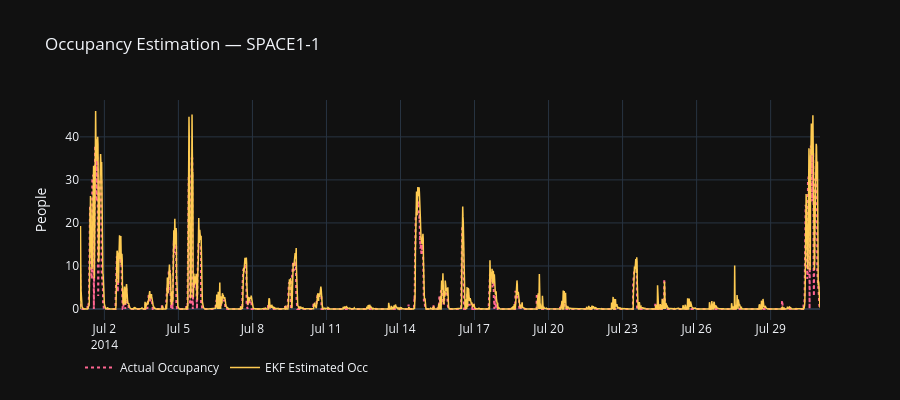

The cell this chart's notebook holds for it:
### Markdown cell above
## 4 · EKF Occupancy Estimation vs Ground Truth

### Code cell
fig = go.Figure()
t = df['Datetime']

fig.add_trace(go.Scatter(x=t, y=df[f'{ZONE}_Occupants'],
    name='Actual Occupancy', line=dict(color='#FF6692', width=2, dash='dot')))
fig.add_trace(go.Scatter(x=t, y=df[f'{ZONE}_Occ_est'],
    name='EKF Estimated Occ', line=dict(color='#FECB52', width=1.5)))

fig.update_layout(template='plotly_dark', height=400,
    title=f'Occupancy Estimation — {ZONE}',
    yaxis_title='People',
    legend=dict(orientation='h', y=-0.15))
fig.show()

### Figure 1 — Plotly figure (JSON) as saved in the notebook; plotly's stock layout.template omitted (floating-point values rounded to 4 significant figures; data arrays with more than 128 entries replaced by an {"elided": "..."} marker saying what was removed)
{"data": [{"line": {"color": "#FF6692", "dash": "dot", "width": 2}, "name": "Actual Occupancy", "type": "scatter", "x": {"elided": "2880 str values"}, "y": {"elided": "2880 int values"}}, {"line": {"color": "#FECB52", "width": 1.5}, "name": "EKF Estimated Occ", "type": "scatter", "x": {"elided": "2880 str values"}, "y": {"elided": "2880 float values"}}], "layout": {"height": 400, "legend": {"orientation": "h", "y": -0.15}, "title": {"text": "Occupancy Estimation — SPACE1-1"}, "yaxis": {"title": {"text": "People"}}}}
